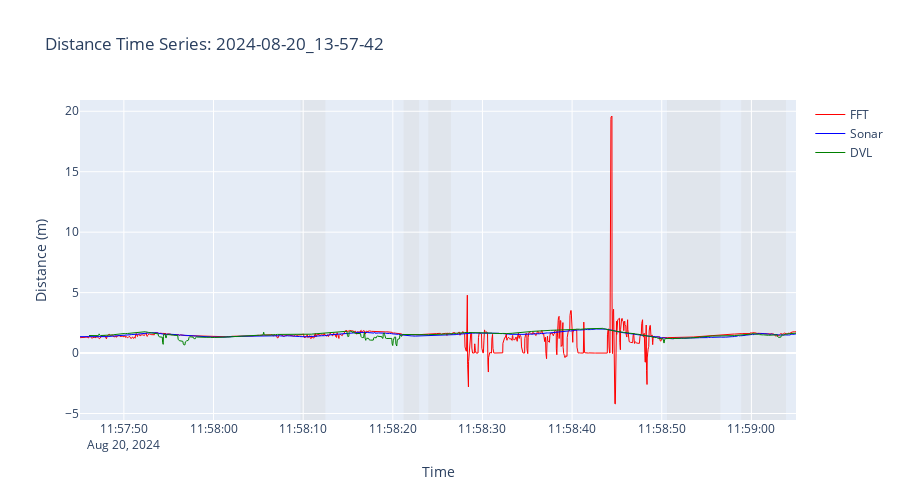
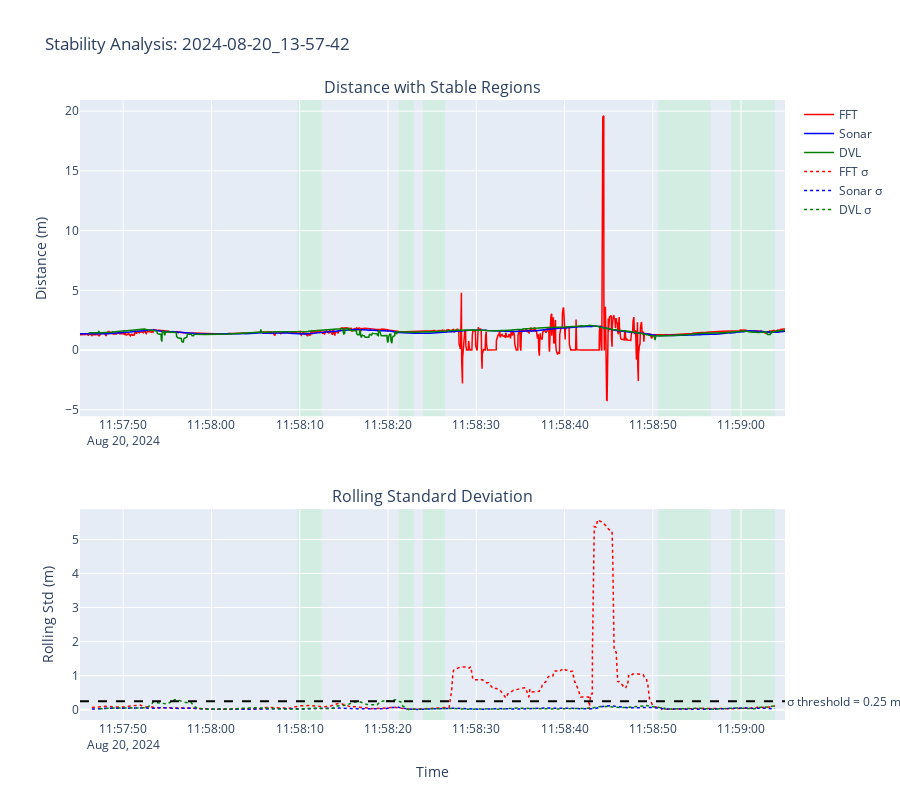
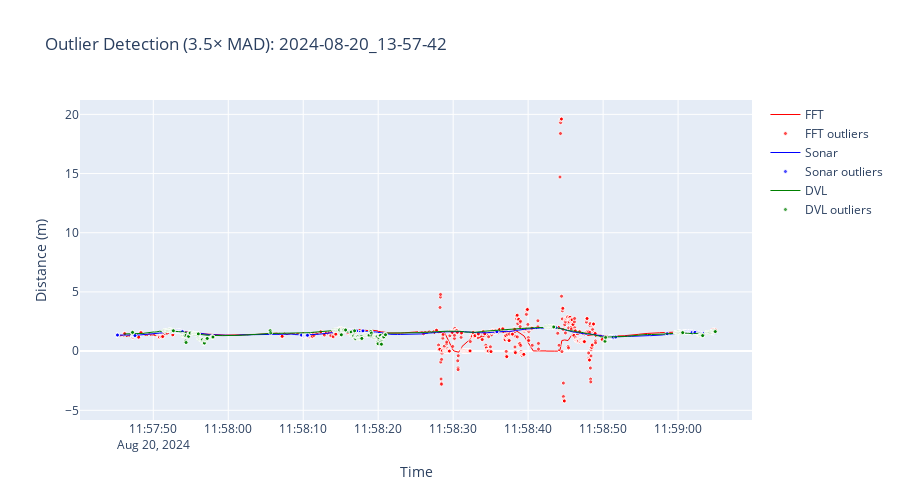
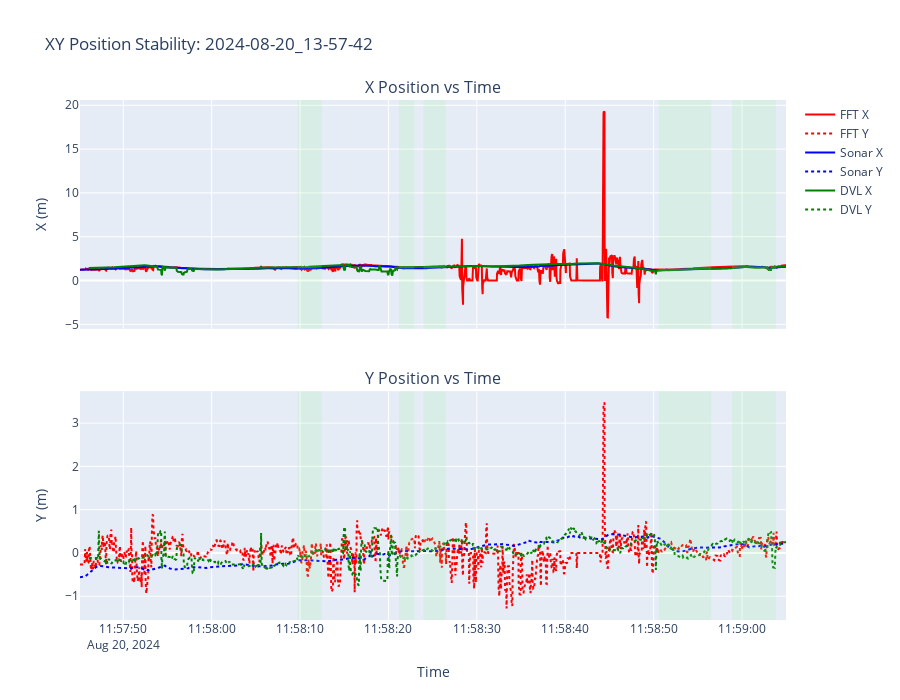

The cell these charts' notebook holds for them, in order:
### Markdown cell above
## Generate Visualizations

### Code cell
print("\n=== GENERATING VISUALIZATIONS ===\n")

figs = create_visualizations(
    df, segments, TARGET_BAG, PLOTS_DIR,
    sigma_thresh=SIGMA_THRESH,
    outlier_k=OUTLIER_K
)

# Display plots
for name, fig in figs.items():
    print(f"\nDisplaying {name}...")
    fig.show()

print(f"\n✓ All plots saved to: {PLOTS_DIR}")

### Figure 1 — Plotly figure (JSON) as saved in the notebook; plotly's stock layout.template omitted (floating-point values rounded to 4 significant figures; data arrays with more than 128 entries replaced by an {"elided": "..."} marker saying what was removed)
{"data": [{"line": {"color": "red", "width": 1}, "mode": "lines", "name": "FFT", "type": "scatter", "x": {"elided": "2744 str values"}, "y": {"elided": "2744 float values"}}, {"line": {"color": "blue", "width": 1}, "mode": "lines", "name": "Sonar", "type": "scatter", "x": {"elided": "2744 str values"}, "y": {"elided": "2744 float values"}}, {"line": {"color": "green", "width": 1}, "mode": "lines", "name": "DVL", "type": "scatter", "x": {"elided": "2744 str values"}, "y": {"elided": "2744 float values"}}], "layout": {"height": 500, "hovermode": "x unified", "shapes": [{"fillcolor": "lightgray", "layer": "below", "line": {"width": 0}, "opacity": 0.3, "type": "rect", "x0": "2024-08-20T11:58:09.711628+00:00", "x1": "2024-08-20T11:58:12.466990+00:00", "xref": "x", "y0": 0, "y1": 1, "yref": "y domain"}, {"fillcolor": "lightgray", "layer": "below", "line": {"width": 0}, "opacity": 0.3, "type": "rect", "x0": "2024-08-20T11:58:21.203745+00:00", "x1": "2024-08-20T11:58:22.932671+00:00", "xref": "x", "y0": 0, "y1": 1, "yref": "y domain"}, {"fillcolor": "lightgray", "layer": "below", "line": {"width": 0}, "opacity": 0.3, "type": "rect", "x0": "2024-08-20T11:58:23.970983+00:00", "x1": "2024-08-20T11:58:26.481235+00:00", "xref": "x", "y0": 0, "y1": 1, "yref": "y domain"}, {"fillcolor": "lightgray", "layer": "below", "line": {"width": 0}, "opacity": 0.3, "type": "rect", "x0": "2024-08-20T11:58:50.589246+00:00", "x1": "2024-08-20T11:58:56.532891+00:00", "xref": "x", "y0": 0, "y1": 1, "yref": "y domain"}, {"fillcolor": "lightgray", "layer": "below", "line": {"width": 0}, "opacity": 0.3, "type": "rect", "x0": "2024-08-20T11:58:58.867686+00:00", "x1": "2024-08-20T11:59:03.852035+00:00", "xref": "x", "y0": 0, "y1": 1, "yref": "y domain"}], "title": {"text": "Distance Time Series: 2024-08-20_13-57-42"}, "xaxis": {"title": {"text": "Time"}}, "yaxis": {"title": {"text": "Distance (m)"}}}}

### Figure 2 — Plotly figure (JSON) as saved in the notebook; plotly's stock layout.template omitted (floating-point values rounded to 4 significant figures; data arrays with more than 128 entries replaced by an {"elided": "..."} marker saying what was removed)
{"data": [{"line": {"color": "red", "width": 1.5}, "mode": "lines", "name": "FFT", "type": "scatter", "x": {"elided": "2744 str values"}, "xaxis": "x", "y": {"elided": "2744 float values"}, "yaxis": "y"}, {"line": {"color": "blue", "width": 1.5}, "mode": "lines", "name": "Sonar", "type": "scatter", "x": {"elided": "2744 str values"}, "xaxis": "x", "y": {"elided": "2744 float values"}, "yaxis": "y"}, {"line": {"color": "green", "width": 1.5}, "mode": "lines", "name": "DVL", "type": "scatter", "x": {"elided": "2744 str values"}, "xaxis": "x", "y": {"elided": "2744 float values"}, "yaxis": "y"}, {"line": {"color": "red", "dash": "dot", "width": 1.5}, "mode": "lines", "name": "FFT σ", "type": "scatter", "x": {"elided": "2744 str values"}, "xaxis": "x2", "y": {"elided": "2744 float values"}, "yaxis": "y2"}, {"line": {"color": "blue", "dash": "dot", "width": 1.5}, "mode": "lines", "name": "Sonar σ", "type": "scatter", "x": {"elided": "2744 str values"}, "xaxis": "x2", "y": {"elided": "2744 float values"}, "yaxis": "y2"}, {"line": {"color": "green", "dash": "dot", "width": 1.5}, "mode": "lines", "name": "DVL σ", "type": "scatter", "x": {"elided": "2744 str values"}, "xaxis": "x2", "y": {"elided": "2744 float values"}, "yaxis": "y2"}], "layout": {"annotations": [{"font": {"size": 16}, "showarrow": false, "text": "Distance with Stable Regions", "x": 0.5, "xanchor": "center", "xref": "paper", "y": 1, "yanchor": "bottom", "yref": "paper"}, {"font": {"size": 16}, "showarrow": false, "text": "Rolling Standard Deviation", "x": 0.5, "xanchor": "center", "xref": "paper", "y": 0.34, "yanchor": "bottom", "yref": "paper"}, {"showarrow": false, "text": "σ threshold = 0.25 m", "x": 1, "xanchor": "left", "xref": "x2 domain", "y": 0.25, "yanchor": "middle", "yref": "y2"}], "height": 800, "hovermode": "x unified", "shapes": [{"fillcolor": "lightgreen", "layer": "below", "line": {"width": 0}, "opacity": 0.2, "type": "rect", "x0": "2024-08-20T11:58:09.711628+00:00", "x1": "2024-08-20T11:58:12.466990+00:00", "xref": "x", "y0": 0, "y1": 1, "yref": "y domain"}, {"fillcolor": "lightgreen", "layer": "below", "line": {"width": 0}, "opacity": 0.2, "type": "rect", "x0": "2024-08-20T11:58:21.203745+00:00", "x1": "2024-08-20T11:58:22.932671+00:00", "xref": "x", "y0": 0, "y1": 1, "yref": "y domain"}, {"fillcolor": "lightgreen", "layer": "below", "line": {"width": 0}, "opacity": 0.2, "type": "rect", "x0": "2024-08-20T11:58:23.970983+00:00", "x1": "2024-08-20T11:58:26.481235+00:00", "xref": "x", "y0": 0, "y1": 1, "yref": "y domain"}, {"fillcolor": "lightgreen", "layer": "below", "line": {"width": 0}, "opacity": 0.2, "type": "rect", "x0": "2024-08-20T11:58:50.589246+00:00", "x1": "2024-08-20T11:58:56.532891+00:00", "xref": "x", "y0": 0, "y1": 1, "yref": "y domain"}, {"fillcolor": "lightgreen", "layer": "below", "line": {"width": 0}, "opacity": 0.2, "type": "rect", "x0": "2024-08-20T11:58:58.867686+00:00", "x1": "2024-08-20T11:59:03.852035+00:00", "xref": "x", "y0": 0, "y1": 1, "yref": "y domain"}, {"line": {"color": "black", "dash": "dash"}, "type": "line", "x0": 0, "x1": 1, "xref": "x2 domain", "y0": 0.25, "y1": 0.25, "yref": "y2"}, {"fillcolor": "lightgreen", "layer": "below", "line": {"width": 0}, "opacity": 0.2, "type": "rect", "x0": "2024-08-20T11:58:09.711628+00:00", "x1": "2024-08-20T11:58:12.466990+00:00", "xref": "x2", "y0": 0, "y1": 1, "yref": "y2 domain"}, {"fillcolor": "lightgreen", "layer": "below", "line": {"width": 0}, "opacity": 0.2, "type": "rect", "x0": "2024-08-20T11:58:21.203745+00:00", "x1": "2024-08-20T11:58:22.932671+00:00", "xref": "x2", "y0": 0, "y1": 1, "yref": "y2 domain"}, {"fillcolor": "lightgreen", "layer": "below", "line": {"width": 0}, "opacity": 0.2, "type": "rect", "x0": "2024-08-20T11:58:23.970983+00:00", "x1": "2024-08-20T11:58:26.481235+00:00", "xref": "x2", "y0": 0, "y1": 1, "yref": "y2 domain"}, {"fillcolor": "lightgreen", "layer": "below", "line": {"width": 0}, "opacity": 0.2, "type": "rect", "x0": "2024-08-20T11:58:50.589246+00:00", "x1": "2024-08-20T11:58:56.532891+00:00", "xref": "x2", "y0": 0, "y1": 1, "yref": "y2 domain"}, {"fillcolor": "lightgreen", "layer": "below", "line": {"width": 0}, "opacity": 0.2, "type": "rect", "x0": "2024-08-20T11:58:58.867686+00:00", "x1": "2024-08-20T11:59:03.852035+00:00", "xref": "x2", "y0": 0, "y1": 1, "yref": "y2 domain"}], "title": {"text": "Stability Analysis: 2024-08-20_13-57-42"}, "xaxis": {"anchor": "y", "domain": [0, 1]}, "xaxis2": {"anchor": "y2", "domain": [0, 1], "title": {"text": "Time"}}, "yaxis": {"anchor": "x", "domain": [0.49, 1], "title": {"text": "Distance (m)"}}, "yaxis2": {"anchor": "x2", "domain": [0, 0.34], "title": {"text": "Rolling Std (m)"}}}}

### Figure 3 — Plotly figure (JSON) as saved in the notebook; plotly's stock layout.template omitted (floating-point values rounded to 4 significant figures; data arrays with more than 128 entries replaced by an {"elided": "..."} marker saying what was removed)
{"data": [{"line": {"color": "red", "width": 1}, "mode": "lines", "name": "FFT", "type": "scatter", "x": {"elided": "2141 str values"}, "y": {"elided": "2141 float values"}}, {"marker": {"color": "red", "line": {"color": "white", "width": 1}, "opacity": 0.7, "size": 4, "symbol": "circle"}, "mode": "markers", "name": "FFT outliers", "type": "scatter", "x": {"elided": "603 str values"}, "y": {"elided": "603 float values"}}, {"line": {"color": "blue", "width": 1}, "mode": "lines", "name": "Sonar", "type": "scatter", "x": {"elided": "2470 str values"}, "y": {"elided": "2470 float values"}}, {"marker": {"color": "blue", "line": {"color": "white", "width": 1}, "opacity": 0.7, "size": 4, "symbol": "circle"}, "mode": "markers", "name": "Sonar outliers", "type": "scatter", "x": {"elided": "274 str values"}, "y": {"elided": "274 float values"}}, {"line": {"color": "green", "width": 1}, "mode": "lines", "name": "DVL", "type": "scatter", "x": {"elided": "2271 str values"}, "y": {"elided": "2271 float values"}}, {"marker": {"color": "green", "line": {"color": "white", "width": 1}, "opacity": 0.7, "size": 4, "symbol": "circle"}, "mode": "markers", "name": "DVL outliers", "type": "scatter", "x": {"elided": "473 str values"}, "y": {"elided": "473 float values"}}], "layout": {"height": 500, "hovermode": "x unified", "title": {"text": "Outlier Detection (3.5× MAD): 2024-08-20_13-57-42"}, "xaxis": {"title": {"text": "Time"}}, "yaxis": {"title": {"text": "Distance (m)"}}}}

### Figure 4 — Plotly figure (JSON) as saved in the notebook; plotly's stock layout.template omitted (floating-point values rounded to 4 significant figures; data arrays with more than 128 entries replaced by an {"elided": "..."} marker saying what was removed)
{"data": [{"line": {"color": "red"}, "mode": "lines", "name": "FFT X", "type": "scatter", "x": {"elided": "2744 str values"}, "xaxis": "x", "y": {"elided": "2744 float values"}, "yaxis": "y"}, {"line": {"color": "red", "dash": "dot"}, "mode": "lines", "name": "FFT Y", "type": "scatter", "x": {"elided": "2744 str values"}, "xaxis": "x2", "y": {"elided": "2744 float values"}, "yaxis": "y2"}, {"line": {"color": "blue"}, "mode": "lines", "name": "Sonar X", "type": "scatter", "x": {"elided": "2744 str values"}, "xaxis": "x", "y": {"elided": "2744 float values"}, "yaxis": "y"}, {"line": {"color": "blue", "dash": "dot"}, "mode": "lines", "name": "Sonar Y", "type": "scatter", "x": {"elided": "2744 str values"}, "xaxis": "x2", "y": {"elided": "2744 float values"}, "yaxis": "y2"}, {"line": {"color": "green"}, "mode": "lines", "name": "DVL X", "type": "scatter", "x": {"elided": "2744 str values"}, "xaxis": "x", "y": {"elided": "2744 float values"}, "yaxis": "y"}, {"line": {"color": "green", "dash": "dot"}, "mode": "lines", "name": "DVL Y", "type": "scatter", "x": {"elided": "2744 str values"}, "xaxis": "x2", "y": {"elided": "2744 float values"}, "yaxis": "y2"}], "layout": {"annotations": [{"font": {"size": 16}, "showarrow": false, "text": "X Position vs Time", "x": 0.5, "xanchor": "center", "xref": "paper", "y": 1, "yanchor": "bottom", "yref": "paper"}, {"font": {"size": 16}, "showarrow": false, "text": "Y Position vs Time", "x": 0.5, "xanchor": "center", "xref": "paper", "y": 0.44, "yanchor": "bottom", "yref": "paper"}], "height": 700, "hovermode": "x unified", "shapes": [{"fillcolor": "LightGreen", "line": {"width": 0}, "opacity": 0.15, "type": "rect", "x0": "2024-08-20T11:58:09.711628+00:00", "x1": "2024-08-20T11:58:12.466990+00:00", "xref": "x", "y0": 0, "y1": 1, "yref": "y domain"}, {"fillcolor": "LightGreen", "line": {"width": 0}, "opacity": 0.15, "type": "rect", "x0": "2024-08-20T11:58:09.711628+00:00", "x1": "2024-08-20T11:58:12.466990+00:00", "xref": "x2", "y0": 0, "y1": 1, "yref": "y2 domain"}, {"fillcolor": "LightGreen", "line": {"width": 0}, "opacity": 0.15, "type": "rect", "x0": "2024-08-20T11:58:21.203745+00:00", "x1": "2024-08-20T11:58:22.932671+00:00", "xref": "x", "y0": 0, "y1": 1, "yref": "y domain"}, {"fillcolor": "LightGreen", "line": {"width": 0}, "opacity": 0.15, "type": "rect", "x0": "2024-08-20T11:58:21.203745+00:00", "x1": "2024-08-20T11:58:22.932671+00:00", "xref": "x2", "y0": 0, "y1": 1, "yref": "y2 domain"}, {"fillcolor": "LightGreen", "line": {"width": 0}, "opacity": 0.15, "type": "rect", "x0": "2024-08-20T11:58:23.970983+00:00", "x1": "2024-08-20T11:58:26.481235+00:00", "xref": "x", "y0": 0, "y1": 1, "yref": "y domain"}, {"fillcolor": "LightGreen", "line": {"width": 0}, "opacity": 0.15, "type": "rect", "x0": "2024-08-20T11:58:23.970983+00:00", "x1": "2024-08-20T11:58:26.481235+00:00", "xref": "x2", "y0": 0, "y1": 1, "yref": "y2 domain"}, {"fillcolor": "LightGreen", "line": {"width": 0}, "opacity": 0.15, "type": "rect", "x0": "2024-08-20T11:58:50.589246+00:00", "x1": "2024-08-20T11:58:56.532891+00:00", "xref": "x", "y0": 0, "y1": 1, "yref": "y domain"}, {"fillcolor": "LightGreen", "line": {"width": 0}, "opacity": 0.15, "type": "rect", "x0": "2024-08-20T11:58:50.589246+00:00", "x1": "2024-08-20T11:58:56.532891+00:00", "xref": "x2", "y0": 0, "y1": 1, "yref": "y2 domain"}, {"fillcolor": "LightGreen", "line": {"width": 0}, "opacity": 0.15, "type": "rect", "x0": "2024-08-20T11:58:58.867686+00:00", "x1": "2024-08-20T11:59:03.852035+00:00", "xref": "x", "y0": 0, "y1": 1, "yref": "y domain"}, {"fillcolor": "LightGreen", "line": {"width": 0}, "opacity": 0.15, "type": "rect", "x0": "2024-08-20T11:58:58.867686+00:00", "x1": "2024-08-20T11:59:03.852035+00:00", "xref": "x2", "y0": 0, "y1": 1, "yref": "y2 domain"}], "title": {"text": "XY Position Stability: 2024-08-20_13-57-42"}, "xaxis": {"anchor": "y", "domain": [0, 1], "matches": "x2", "showticklabels": false}, "xaxis2": {"anchor": "y2", "domain": [0, 1], "title": {"text": "Time"}}, "yaxis": {"anchor": "x", "domain": [0.56, 1], "title": {"text": "X (m)"}}, "yaxis2": {"anchor": "x2", "domain": [0, 0.44], "title": {"text": "Y (m)"}}}}
